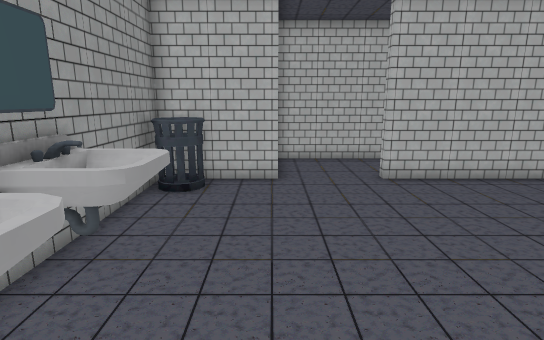
[1] (above)

18 first-person views from a walk through a Godot game level. The camera is 1.3 m above the floor, tilts 12° down and sees 80° across. The floor is counted in squares, 0.5 m on a side. Each view is taken from the middle of a square. On the plan, view 1 faces up. The plan holds only what a view shows up to about 20 squares ahead; the rest is blank. The place goes on beyond the plan.

[2]
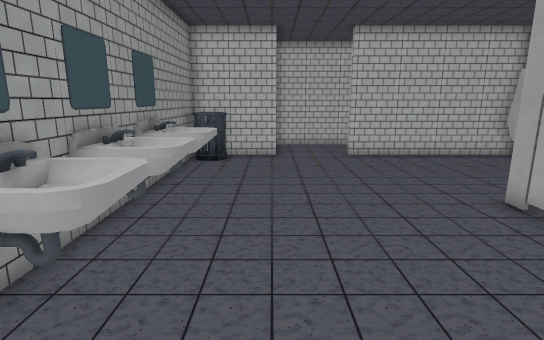

[3]
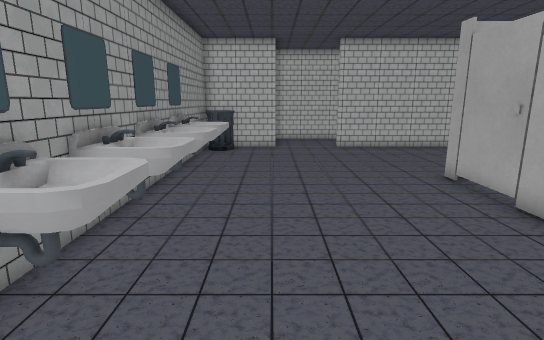

[4]
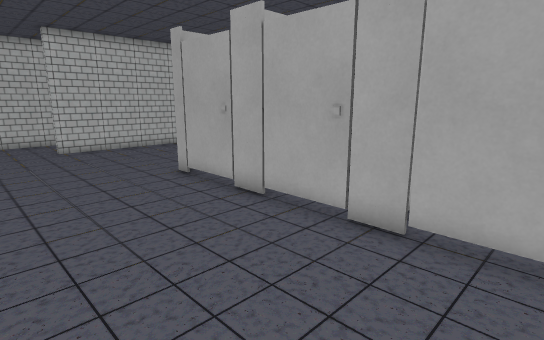

[5]
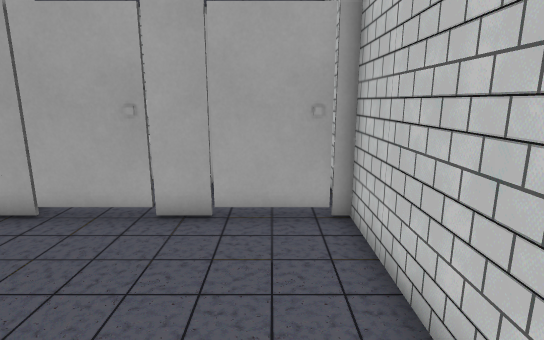

[6]
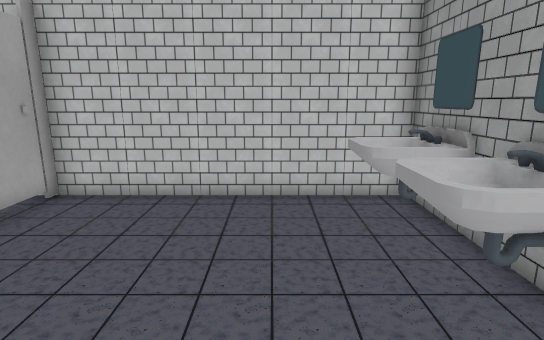

[7]
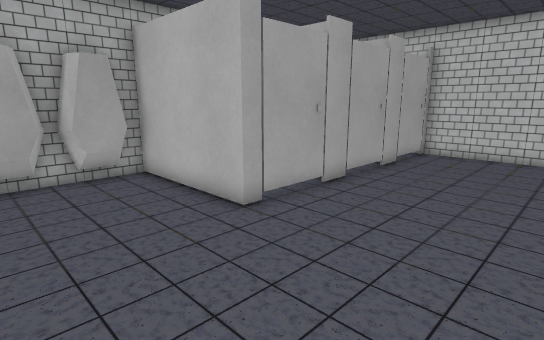

[8]
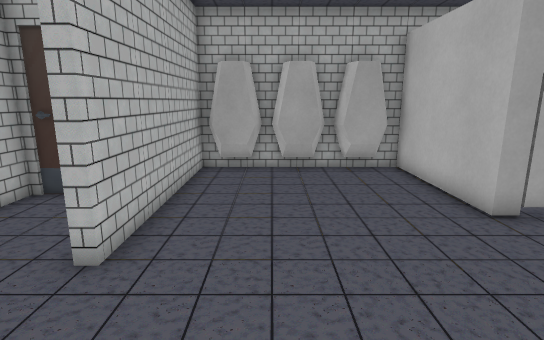

[9]
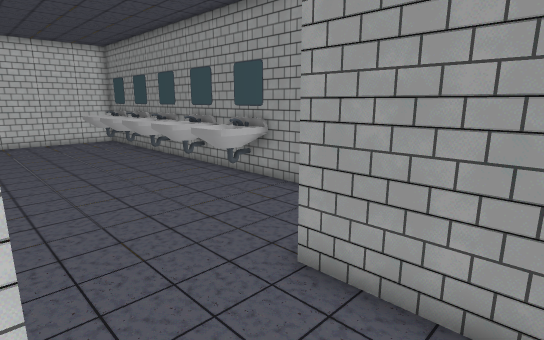

[10]
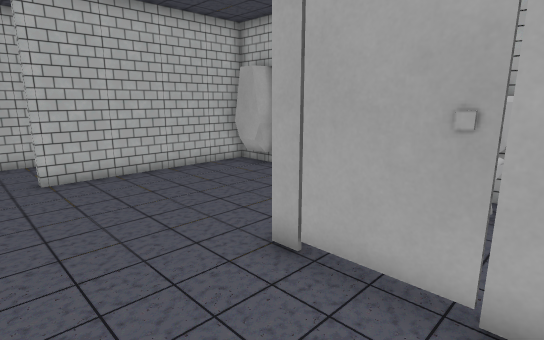

[11]
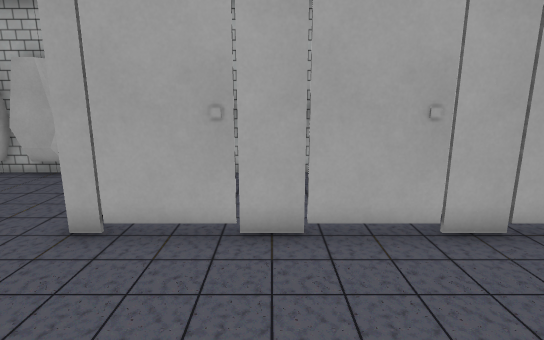

[12]
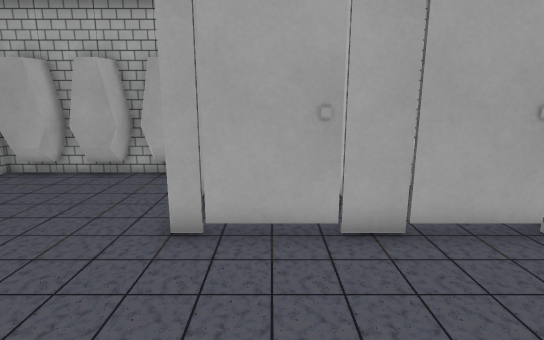

[13]
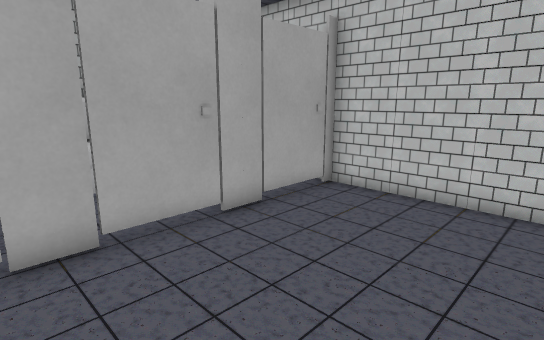

[14]
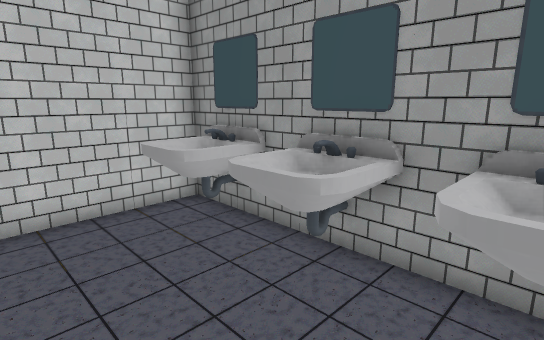

[15]
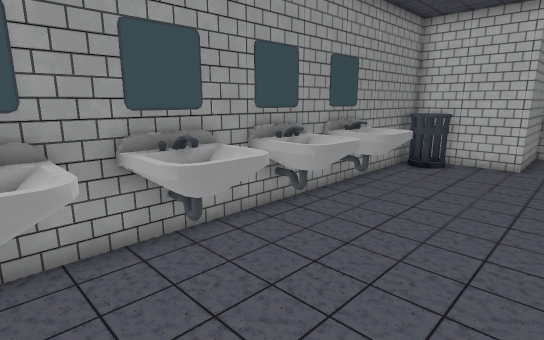

[16]
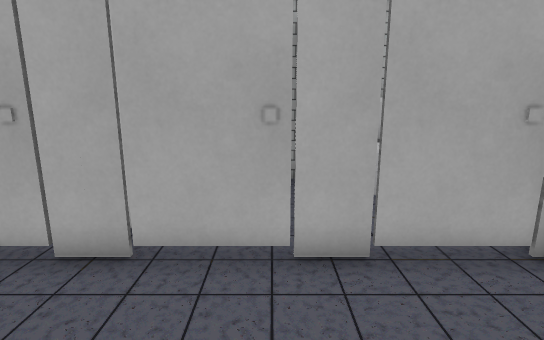

[17]
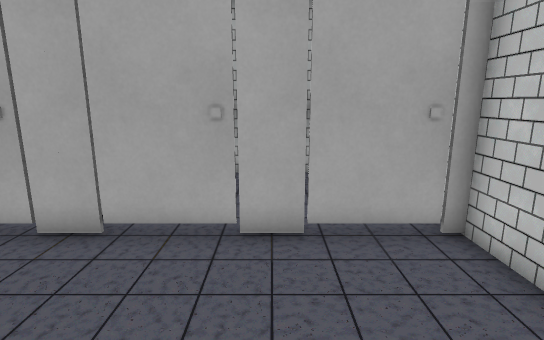

[18]
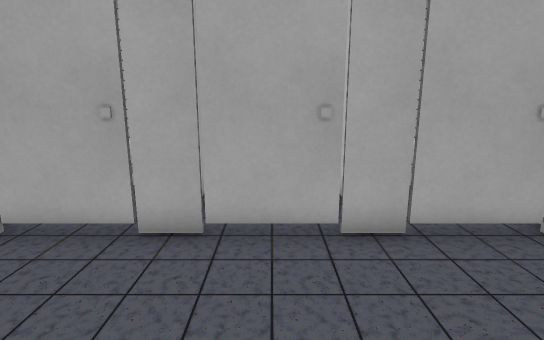

### Floor plan
Key: @ floor where view 1 was taken; # wall or solid block; . floor; B bin; S sink; T stall; H thing the floor can be seen under or through; I toilet.
Columns run from 4 left of view 1 to 12 right of it. Each row starts with its distance up from view 1.
 15     #########
 14     #.......#
 13     #.......
 12     #......
 11 #####...########
 10 #BB............#
  9 #BB............#
  8 #..............#
  7 #..............#
  6 #SS............#
  5 #SS............##
  4 #SS............##
  3 #SS.......TTTTTT#
  2 #SS.......H.    #
  1 #SS.......H. III#
  0 #SS.@.....H...II#
 -1 #SS.......TTTT  #
 -2 #SS.......H... I#
 -3 #SS.......H..III#
 -4 #SS.......H...  #
 -5 #SS.......TTTT  #
 -6 #SS.......H...  #
 -7 #SS.......H. III#
 -8 #SS.......H.    #
 -9 ###########TTT

Positions as (right, up) in squares from view 1, and headings:
1: (0, 0), facing up
2: (0, -5), facing up
3: (0, -8), facing up
4: (0, -8), facing up-right
5: (-1, -7), facing right
6: (0, 0), facing down
7: (0, 8), facing down-right
8: (-1, 8), facing right
9: (4, 14), facing down-left
10: (2, -1), facing up-right
11: (0, -1), facing right
12: (0, 1), facing right
13: (0, 0), facing down-right
14: (1, -1), facing down-left
15: (2, -4), facing up-left
16: (1, -4), facing right
17: (0, -5), facing right
18: (0, -3), facing right
